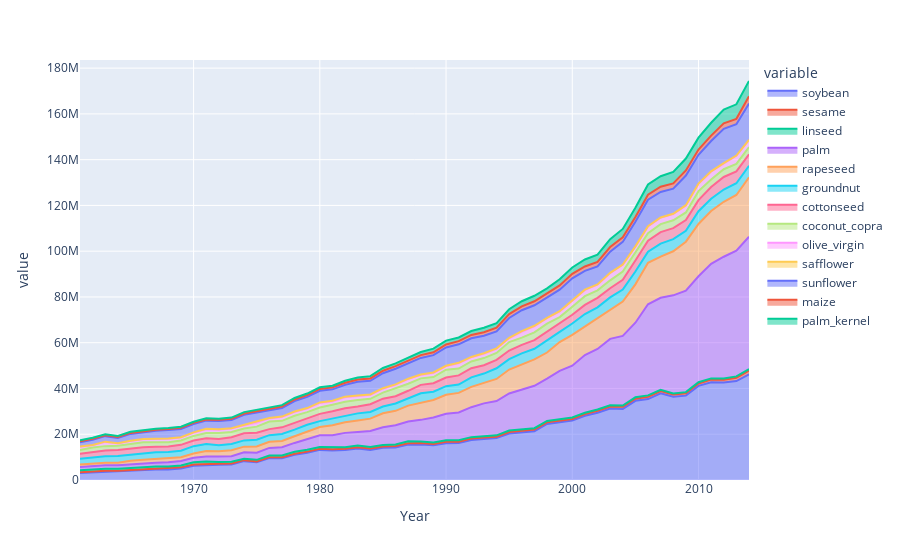

Notebook source saved alongside this figure:
### Code cell
veg_oil_fig = px.area(
    veg_oil_yearly_production,
    x='Year',
    y=veg_oil_yearly_production.columns[1:]
)
veg_oil_fig.update_traces(textfont_size=16, hovertemplate=None)
veg_oil_fig.update_layout(hovermode="x")

veg_oil_fig.show()
